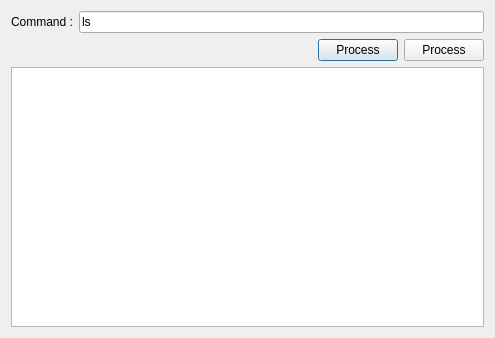
<?xml version="1.0" encoding="UTF-8"?>
<ui version="4.0">
 <class>tesQProcess</class>
 <widget class="QDialog" name="tesQProcess">
  <property name="geometry">
   <rect>
    <x>0</x>
    <y>0</y>
    <width>495</width>
    <height>338</height>
   </rect>
  </property>
  <property name="windowTitle">
   <string>tesQProcess</string>
  </property>
  <layout class="QGridLayout" name="gridLayout">
   <item row="0" column="0">
    <layout class="QHBoxLayout" name="horizontalLayout">
     <item>
      <widget class="QLabel" name="label">
       <property name="text">
        <string>Command :</string>
       </property>
      </widget>
     </item>
     <item>
      <widget class="QLineEdit" name="lineeCommand">
       <property name="text">
        <string>ls</string>
       </property>
      </widget>
     </item>
    </layout>
   </item>
   <item row="1" column="0">
    <layout class="QHBoxLayout" name="horizontalLayout_3">
     <item>
      <spacer name="horizontalSpacer">
       <property name="orientation">
        <enum>Qt::Horizontal</enum>
       </property>
       <property name="sizeHint" stdset="0">
        <size>
         <width>40</width>
         <height>20</height>
        </size>
       </property>
      </spacer>
     </item>
     <item>
      <widget class="QPushButton" name="btnProcess">
       <property name="text">
        <string>Process</string>
       </property>
      </widget>
     </item>
     <item>
      <widget class="QPushButton" name="btnProcess">
       <property name="text">
        <string>Process</string>
       </property>
      </widget>
     </item>
    </layout>
   </item>
   <item row="2" column="0">
    <widget class="QTextEdit" name="txtReport"/>
   </item>
  </layout>
 </widget>
 <layoutdefault spacing="6" margin="11"/>
 <resources/>
 <connections/>
</ui>
